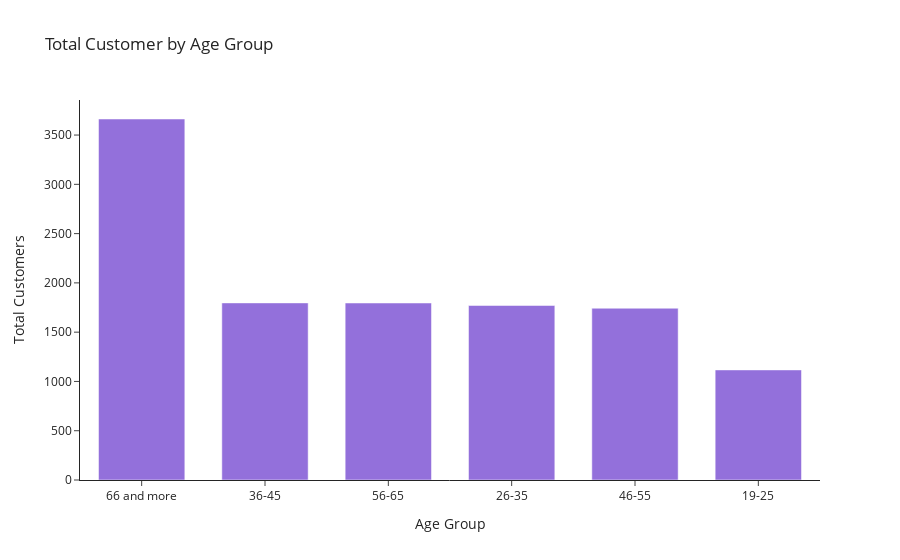

The code cell stored with this chart in its notebook:
### Code cell
fig = go.Figure(go.Bar(
            x=age_group_data['Age_Group'],
            y=age_group_data['CustomerKey'],
            orientation='v',
            marker_color='mediumpurple'))

fig.update_layout(title="Total Customer by Age Group",
                  xaxis=dict(title='Age Group'),
                  yaxis=dict(title='Total Customers', side='left'),
                  bargap=0.3,
                  template='simple_white')

fig.show()

### Figure 1 — Plotly figure (JSON) as saved in the notebook; plotly's stock layout.template omitted (floating-point values rounded to 4 significant figures)
{"data": [{"marker": {"color": "mediumpurple"}, "orientation": "v", "type": "bar", "x": ["66 and more", "36-45", "56-65", "26-35", "46-55", "19-25"], "y": [3663, 1797, 1796, 1771, 1743, 1117]}], "layout": {"bargap": 0.3, "title": {"text": "Total Customer by Age Group"}, "xaxis": {"title": {"text": "Age Group"}}, "yaxis": {"side": "left", "title": {"text": "Total Customers"}}}}
